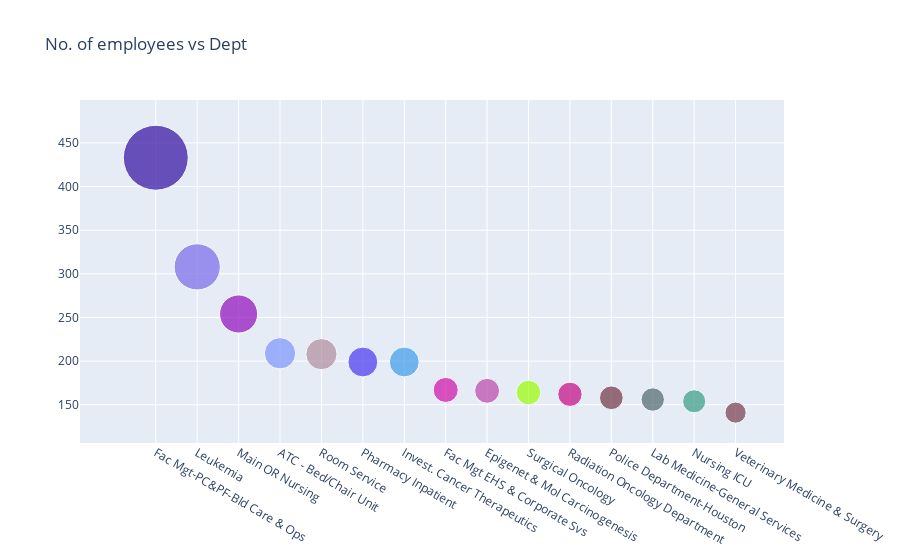

The notebook cell this image was saved under:
### Markdown cell above
## Top 15 departments (based on number of employees )

### Code cell
bubble_chart('DeptName',df,npoints=15,title='No. of employees vs Dept',fac=0.15)

### Figure 1 — Plotly figure (JSON) as saved in the notebook; plotly's stock layout.template omitted (floating-point values rounded to 4 significant figures)
{"data": [{"marker": {"color": ["#320DA2", "#7968E9", "#910DBD", "#7C94FB", "#AF8DA0", "#4636F0", "#3D9BEC", "#D10EA9", "#BA46AA", "#9BFC03", "#C30683", "#703444", "#51676D", "#379C85", "#773B4D"], "size": [64.95, 46.2, 38.1, 31.35, 31.2, 29.85, 29.85, 25.05, 24.9, 24.6, 24.3, 23.7, 23.4, 23.1, 21.15]}, "mode": "markers", "type": "scatter", "x": ["Fac Mgt-PC&PF-Bld Care & Ops", "Leukemia", "Main OR Nursing", "ATC - Bed/Chair Unit", "Room Service", "Pharmacy Inpatient", "Invest. Cancer Therapeutics", "Fac Mgt EHS & Corporate Svs", "Epigenet & Mol Carcinogenesis", "Surgical Oncology", "Radiation Oncology Department", "Police Department-Houston", "Lab Medicine-General Services", "Nursing ICU", "Veterinary Medicine & Surgery"], "y": [433, 308, 254, 209, 208, 199, 199, 167, 166, 164, 162, 158, 156, 154, 141]}], "layout": {"title": {"text": "No. of employees vs Dept"}}}
